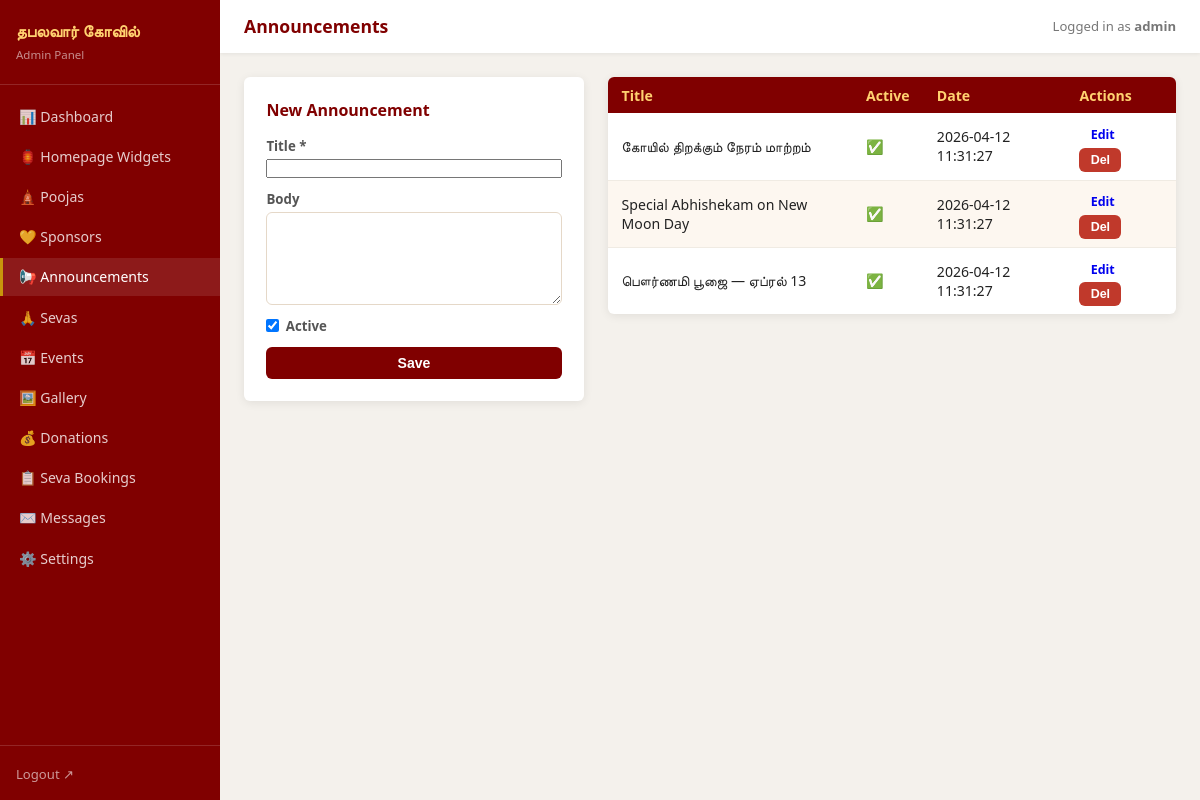
/admin/announcements.php (signed in), run on an earlier commit of the app's database.
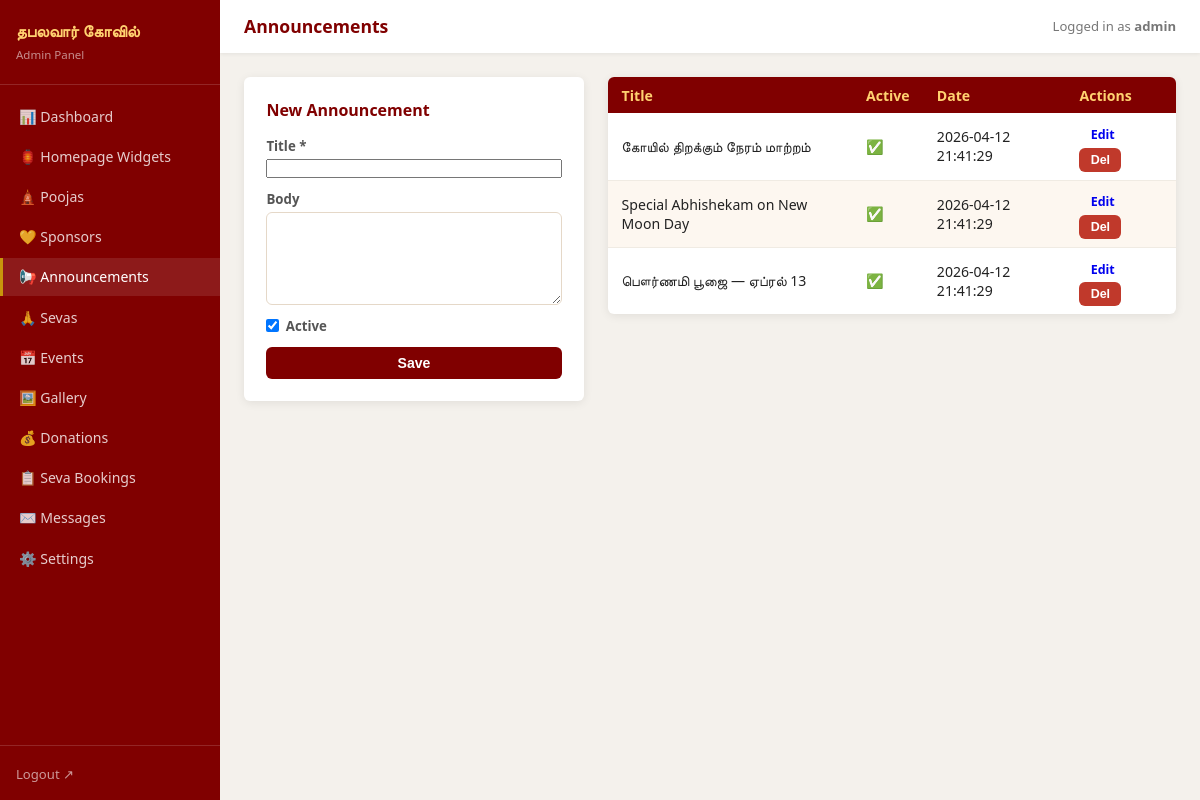
And on a later commit of the database.
### tables this page shows
CREATE TABLE announcements (
  id         INTEGER PRIMARY KEY AUTOINCREMENT,
  title      TEXT    NOT NULL,
  body       TEXT,
  is_active  INTEGER NOT NULL DEFAULT 1,
  created_at TEXT    NOT NULL DEFAULT (datetime('now'))
);

### admin/announcements.php (the view, shortened to what this page needs)
<?php
require_once __DIR__ . '/includes/admin_layout.php';
$db  = getDB();
$rows    = $db->query('SELECT * FROM announcements ORDER BY created_at DESC')->fetchAll();
$editing = null;
?>
<div class="admin-two-col">
<div class="admin-form-box card">
  <h3><?= $editing ? 'Edit Announcement' : 'New Announcement' ?></h3>
  <form method="POST" action="/admin/announcements.php">
    <label>Title * <input name="title" required value="<?= htmlspecialchars($editing['title'] ?? '') ?>" /></label>
    <label>Body    <textarea name="body" rows="4"><?= htmlspecialchars($editing['body'] ?? '') ?></textarea></label>
    <label class="checkbox-label">
      <input type="checkbox" name="is_active" <?= (!$editing || $editing['is_active']) ? 'checked' : '' ?> /> Active
    </label>
    <button type="submit" class="btn btn-primary">Save</button>
  </form>
</div>
<div class="admin-list">
  <table class="admin-table">
    <thead><tr><th>Title</th><th>Active</th><th>Date</th><th>Actions</th></tr></thead>
    <tbody>
      <?php foreach ($rows as $row): ?>
      <tr>
        <td><?= htmlspecialchars($row['title']) ?></td>
        <td><?= $row['is_active'] ? '✅' : '❌' ?></td>
        <td><?= htmlspecialchars($row['created_at']) ?></td>
        <td>
          <a href="/admin/announcements.php?edit=<?= $row['id'] ?>" class="btn btn-sm">Edit</a>
          <form method="POST" action="/admin/announcements.php" style="display:inline">
            <button class="btn btn-sm btn-danger" onclick="return confirm('Delete?')">Del</button>
          </form>
        </td>
      </tr>
      <?php endforeach; ?>
    </tbody>
  </table>
</div>
</div>

What changed in the data, as far as the page shows it:
changed announcements "கோயில் திறக்கும் நேரம் மாற்றம்": created_at "2026-04-12 11:31:27" → "2026-04-12 21:41:29"
changed announcements "Special Abhishekam on New Moon Day": created_at "2026-04-12 11:31:27" → "2026-04-12 21:41:29"
changed announcements "பௌர்ணமி பூஜை — ஏப்ரல் 13": created_at "2026-04-12 11:31:27" → "2026-04-12 21:41:29"
